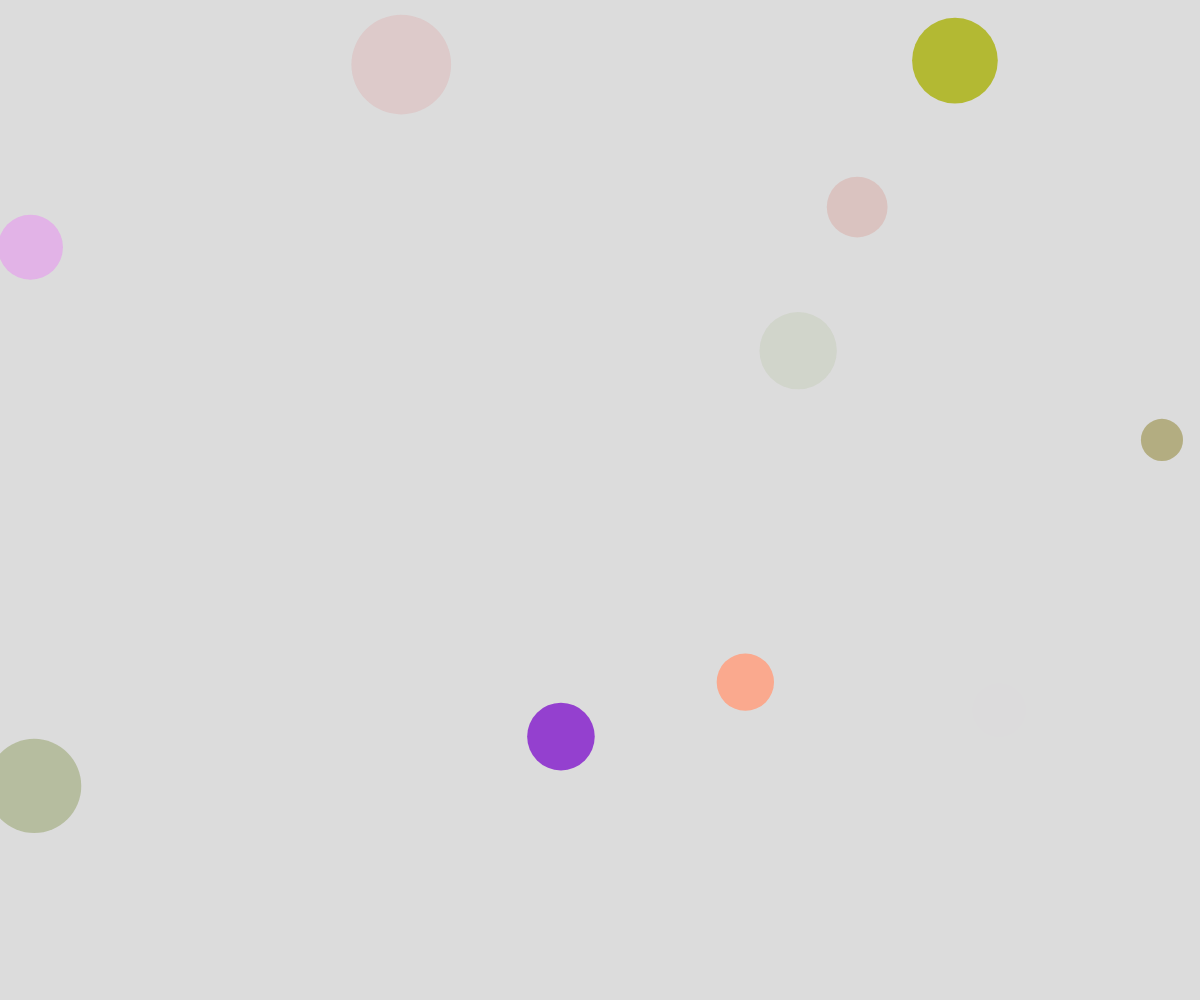
Frame 1 (no input)
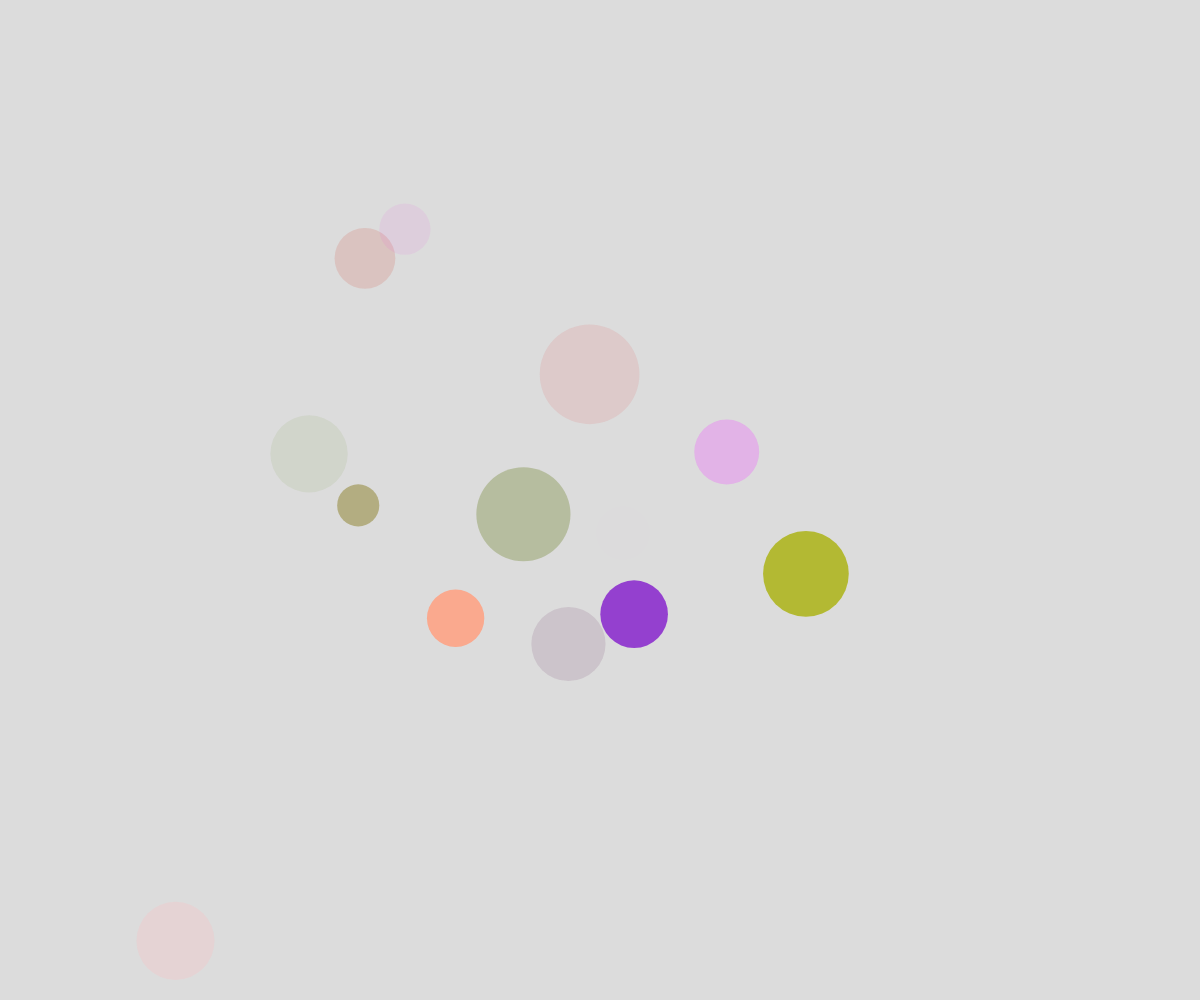
Frame 60 (no input)
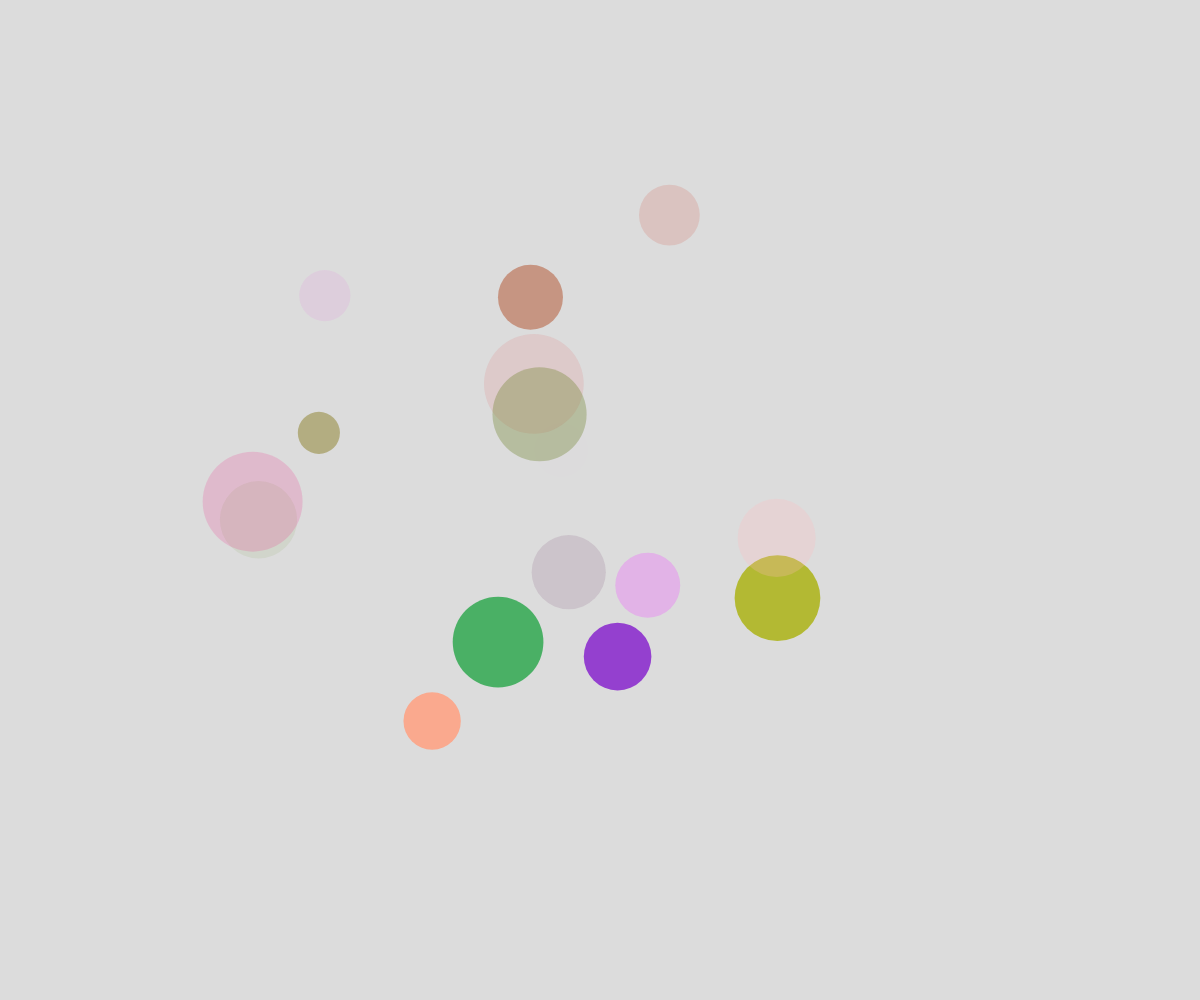
Frame 120 (the mouse pressed at the canvas centre since frame 60)

The p5.js sketch that drew these frames (run headless with seeded random() and noise() and a simulated clock; from frame 60 on, the mouse is pressed at the canvas centre):

// p5.js sketch
// ── sketch.js
// Bubble Object Demo
// Showing hot to delete objects from the array

let theBubbles = [];
let bubbleSize = 10;

function setup() {
  createCanvas(windowWidth, windowHeight);
  noStroke();

  for (let i = 0; i < 10; i++) {
    spawnBubble();
  }

  //create a new bubble every half second
  window.setInterval(spawnBubble, 500);
}

function draw() {
  background(220);
  displayBubbles();
  // moveBubblesRandomly();
  moveBubblesWithNoise();

}

function spawnBubble() {
  let someBubble = {
    x: random(0, width),
    y: random(0, height),
    speed: random(2, 5),
    radius: random(20, 50),
    r: random(255),
    g: random(255),
    b: random(255),
    alpha: random(255),
    timeX: random(1000000000),
    timeY: random(1000000000),
    noise: random(1000000000),
    deltaTime: 0.003
  };
  theBubbles.push(someBubble);
}


function displayBubbles() {
  for (let bubble of theBubbles) {
    fill(bubble.r, bubble.g, bubble.b, bubble.alpha);
    circle(bubble.x, bubble.y, bubble.radius * 2);
  }
}


function moveBubblesRandomly() {
  for (let bubble of theBubbles) {
    let choice = random(100);
    if (choice < 50) {
      bubble.y -= bubble.speed;
    }
    else if (choice < 65) {
      bubble.y += bubble.speed;
    }
    else if (choice < 75) {
      bubble.x += bubble.speed;
    }
    else {
      bubble.x -= bubble.speed;
    }
  }
}


function moveBubblesWithNoise(){
  for (let bubble of theBubbles) {
    bubble.x = noise(bubble.timeX) * width;
    bubble.y = noise(bubble.timeY) * height;

    bubble.timeX += bubble.deltaTime;
    bubble.timeY += bubble.deltaTime;
  }
}


function mousePressed() {
  for (let bubble of theBubbles) {
    if (clickedOnBubble(bubble)) {
      let theIndex = theBubbles.indexOf(bubble);
      theBubbles.splice(theIndex, 1);
    }
  }
}


function clickedOnBubble(theBubble) {
  let distanceAway = dist(mouseX, mouseY, theBubble.x, theBubble.x);
  return dist(mouseX, mouseY, theBubble.x, theBubble.y) <= theBubble.radius;
}
